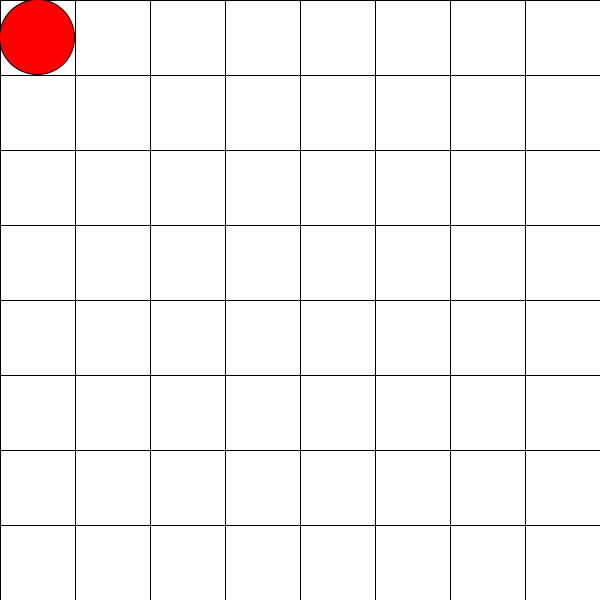
Frame 1 (no input)
Frame 60 (the mouse pressed at the canvas centre just before this capture): identical to frame 1, image omitted
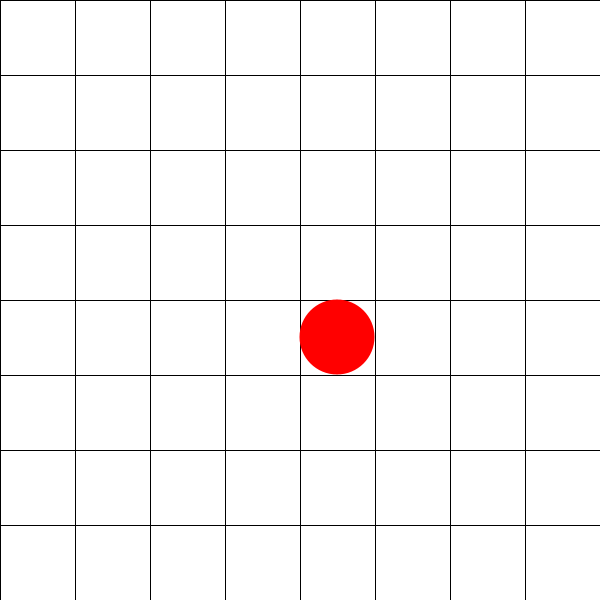
Frame 120 (the mouse held since frame 60 and released just before this capture)

The Processing sketch that drew these frames (run headless with seeded random() and noise(); from frame 60 on, the mouse is pressed at the canvas centre):

// Processing sketch: othello
// ── othello.pde
Board board;
Player player1;
Player player2;

void setup() {
  size(600, 600);
  background(255);
  board = new Board(8);
  player1 = new Player(1, true);
  player2 = new Player(2, false);
  board.render();
}

void draw() {
  if (!board.game_done) {
    board.render();
    player1.display_mouse();
    player2.display_mouse();
  }
}

class Player {
  int id;
  boolean my_turn;
  
  Player(int id_, boolean my_turn_) {
    id = id_;
    my_turn = my_turn_;
  }
  
  void display_mouse() {
    if (my_turn) {
      int box_i = mouseY * board.size / height;
      int box_j = mouseX * board.size / width;
      if (board.board_array[box_i][box_j] == 0) {
        if (id == 1) {
          fill(255, 0, 0);
        } else {
          fill(0, 255, 0);
        }
        ellipse(width * (2 * box_j + 1) / (2 * board.size), height * (2 * box_i + 1) / (2 * board.size), width / board.size, height / board.size);
      }   
    }
  }
  
  void attempt_move() {
    if (my_turn) {
      int box_i = mouseY * board.size / height;
      int box_j = mouseX * board.size / width;
      if (board.is_valid(box_i, box_j, id)) {
        print("VALID MOVE");
        board.update(box_i, box_j, id);
      }
    }
  }
}

class Board {
  int num_moves;
  int board_array[][];
  int size;
  boolean game_done;
  
  Board(int size_) {
    size = size_;
    game_done = false;
    num_moves = 0;
    board_array = new int[size][size];
    for (int i = 0; i < size; i++) {
      for (int j = 0; j < size; j++) {
        board_array[i][j] = 0;
      }
    }
  }
  
  boolean valid_moves_remain(int id) {
    if (num_moves < 4) {
      return true;
    }
    for (int i = 0; i < size; i++) {
      for (int j = 0; j < size; j++) {
        if (this.is_valid(i, j, id)) {
          return true;
        }
      }
    }
    return false;
  }
  
  void update(int index_i, int index_j, int id) {
    board_array[index_i][index_j] = id;
    if (index_i != size - 1) {
      if (board_array[index_i + 1][index_j] == id % 2 + 1) {
        for(int i = 2; index_i + i < size; i++) {
          if (board_array[index_i + i][index_j] == id) {
            for(int j = 1; j < i; j++) {
              board_array[index_i + j][index_j] = id;
            }
            break;
          }
        }
      }
      if (index_j != 0) {
        if (board_array[index_i + 1][index_j - 1] == id % 2 + 1) {
          for(int i = 2; index_i + i < size && index_j - i >= 0; i++) {
            if (board_array[index_i + i][index_j - i] == id) {
              for(int j = 1; j < i; j++) {
                board_array[index_i + j][index_j - j] = id;
              }
              break;
            }
          }
        }
      }
      if (index_j != size - 1) {
        if (board_array[index_i + 1][index_j + 1] == id % 2 + 1) {
          for(int i = 2; index_i + i < size && index_j + i < size; i++) {
            if (board_array[index_i + i][index_j + i] == id) {
              for(int j = 1; j < i; j++) {
                board_array[index_i + j][index_j + j] = id;
              }
              break;
            }
          }
        }
      }
    }
    if (index_i != 0) {
      if (board_array[index_i - 1][index_j] == id % 2 + 1) {
        for(int i = 2; index_i - i >= 0; i++) {
          if (board_array[index_i - i][index_j] == id) {
            for(int j = 1; j < i; j++) {
              board_array[index_i - j][index_j] = id;
            }
            break;
          }
        }
      }
      if (index_j != 0) {
        if (board_array[index_i - 1][index_j - 1] == id % 2 + 1) {
          for(int i = 2; index_i - i >= 0 && index_j - i >= 0; i++) {
            if (board_array[index_i - i][index_j - i] == id) {
              for(int j = 1; j < i; j++) {
                board_array[index_i - j][index_j- j] = id;
              }
              break;
            }
          }
        }
      }
      if (index_j != size - 1) {
        if (board_array[index_i - 1][index_j + 1] == id % 2 + 1) {
          for(int i = 2; index_i - i >= 0 && index_j + i < size; i++) {
            if (board_array[index_i - i][index_j + i] == id) {
              for(int j = 1; j < i; j++) {
                board_array[index_i - j][index_j + j] = id;
              }
              break;
            }
          }
        }
      }
    }
    if (index_j != size - 1) {
       if (board_array[index_i][index_j + 1] == id % 2 + 1) {
         for(int i = 2; index_j + i < size; i++) {
           if (board_array[index_i][index_j + i] == id) {
             for(int j = 1; j < i; j++) {
               board_array[index_i][index_j + j] = id;
             }
             break;
           }
         }
       }
    }
    if (index_j != 0) {
       if (board_array[index_i][index_j - 1] == id % 2 + 1) {
         for(int i = 2; index_j - i >= 0; i++) {
           if (board_array[index_i][index_j - i] == id) {
             for(int j = 1; j < i; j++) {
               board_array[index_i][index_j - j] = id;
             }
             break;
           }
         }
       }
    }
    num_moves++;
    if (id == 1) {
      if (this.valid_moves_remain(2)) {
        player1.my_turn = false;
        player2.my_turn = true;
      } else if (!this.valid_moves_remain(2)) {
         game_done = true;
      }
    } else {
      if (this.valid_moves_remain(1)) {
        player1.my_turn = true;
        player2.my_turn = false;
      } else if (!valid_moves_remain(2)) {
         game_done = true;
      }
    }
    if (game_done) {
      int num_green = 0;
      int num_red = 0;
      for (int i = 0; i < size; i++) {
        for (int j = 0; j < size; j++) {
          if (board_array[i][j] == 1) {
            num_red++;
          } else if (board.board_array[i][j] == 2) {
            num_green++;
          }
        }
      }
      textSize(32);
      fill(255);
      textAlign(CENTER);
      if (num_red > num_green) {
        background(255, 0, 0);
        text("RED WINS", width/2, height/2);
      } else if (num_green > num_red) {
        background(0, 255, 0);
        text("GREEN WINS", width/2, height/2);
      } else {
        background(0, 0, 255);
        text("IT'S A TIE", width/2, height/2);
      }
    }
  }
  
  boolean is_valid(int index_i, int index_j, int id) {
    if (board_array[index_i][index_j] != 0) {
      return false;
    }
    if (num_moves < 4) {
      return ((index_i == 3 || index_i == 4) && (index_j == 3 || index_j == 4));
    }
    if (index_i != size - 1) {
      if (board_array[index_i + 1][index_j] == id % 2 + 1) {
        for(int i = 2; index_i + i < size; i++) {
          if (board_array[index_i + i][index_j] == id) {
            return true;
          }
        }
      }
      if (index_j != 0) {
        if (board_array[index_i + 1][index_j - 1] == id % 2 + 1) {
          for(int i = 2; index_i + i < size && index_j - i >= 0; i++) {
            if (board_array[index_i + i][index_j - i] == id) {
              return true;
            }
          }
        }
      }
      if (index_j != size - 1) {
        if (board_array[index_i + 1][index_j + 1] == id % 2 + 1) {
          for(int i = 2; index_i + i < size && index_j + i < size; i++) {
            if (board_array[index_i + i][index_j + i] == id) {
              return true;
            }
          }
        }
      }
    }
    if (index_i != 0) {
      if (board_array[index_i - 1][index_j] == id % 2 + 1) {
        for(int i = 2; index_i - i >= 0; i++) {
          if (board_array[index_i - i][index_j] == id) {
            return true;
          }
        }
      }
      if (index_j != 0) {
        if (board_array[index_i - 1][index_j - 1] == id % 2 + 1) {
          for(int i = 2; index_i - i >= 0 && index_j - i >= 0; i++) {
            if (board_array[index_i - i][index_j - i] == id) {
              return true;
            }
          }
        }
      }
      if (index_j != size - 1) {
        if (board_array[index_i - 1][index_j + 1] == id % 2 + 1) {
          for(int i = 2; index_i - i >= 0 && index_j + i < size; i++) {
            if (board_array[index_i - i][index_j + i] == id) {
              return true;
            }
          }
        }
      }
    }
    if (index_j != size - 1) {
       if (board_array[index_i][index_j + 1] == id % 2 + 1) {
         for(int i = 2; index_j + i < size; i++) {
           if (board_array[index_i][index_j + i] == id) {
             return true;
           }
         }
       }
    }
    if (index_j != 0) {
       if (board_array[index_i][index_j - 1] == id % 2 + 1) {
         for(int i = 2; index_j - i >= 0; i++) {
           if (board_array[index_i][index_j - i] == id) {
             return true;
           }
         }
       }
    }
    return false;
  }
  
  void render() {
    background(255);
    for (int i = 0; i < size + 1; i++) {
      stroke(0);
      line(i*width / size, 0, i * width / size, height);
      line(0, i* height / size, width, i * height / size);
    }
    for (int i = 0; i < size; i++) {
      for (int j = 0; j < size; j++) {
        if (board_array[i][j] == 1) {
          noStroke();
          fill(255, 0, 0);
          ellipse(width * (2 * j + 1) / (2 * size), height * (2 * i + 1) / (2 * size), width / size, height / size);
        }
        else if (board_array[i][j] == 2) {
          noStroke();
          fill(0, 255, 0);
          ellipse(width * (2 * j + 1) / (2 * size), height * (2 * i + 1) / (2 * size), width / size, height / size);
        }
      }
    }
  }
}

void mousePressed() {
  int box_i = mouseY * board.size / height;
  int box_j = mouseX * board.size / width;
  if (board.board_array[box_i][box_j] == 0) {
    player1.attempt_move();
    player2.attempt_move();
  }
}
